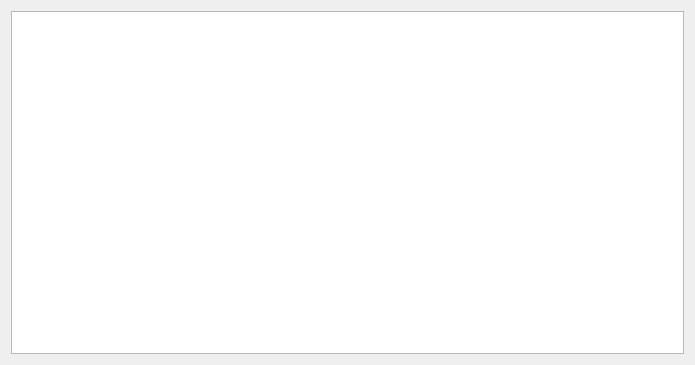
<?xml version="1.0" encoding="UTF-8"?>
<ui version="4.0">
 <class>Widget</class>
 <widget class="QWidget" name="Widget">
  <property name="geometry">
   <rect>
    <x>0</x>
    <y>0</y>
    <width>695</width>
    <height>365</height>
   </rect>
  </property>
  <property name="windowTitle">
   <string>Widget</string>
  </property>
  <layout class="QGridLayout" name="gridLayout">
   <item row="0" column="0">
    <widget class="QTableView" name="tableView">
     <property name="autoFillBackground">
      <bool>false</bool>
     </property>
    </widget>
   </item>
  </layout>
 </widget>
 <layoutdefault spacing="6" margin="11"/>
 <resources/>
 <connections/>
</ui>
